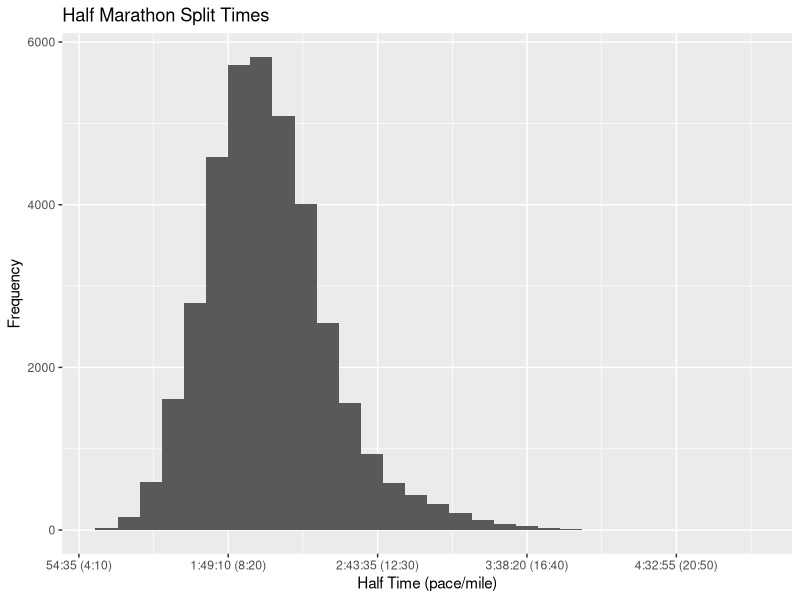
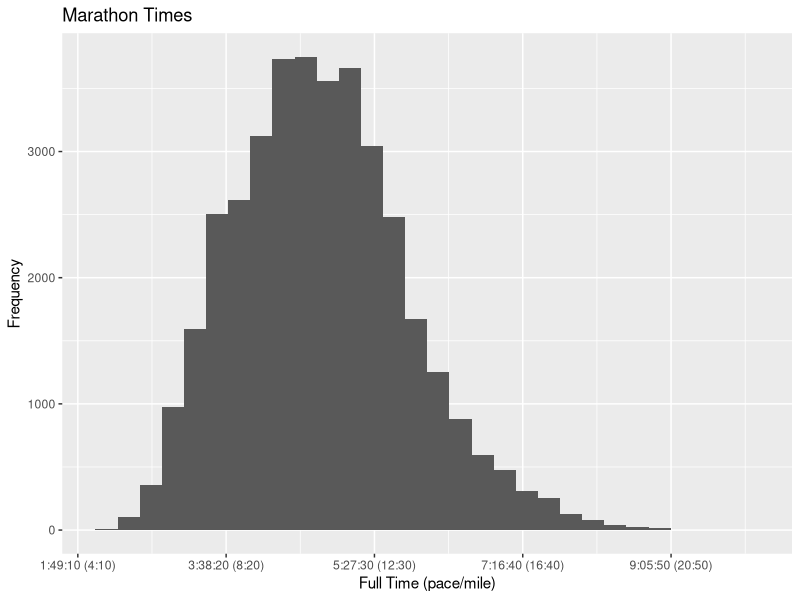
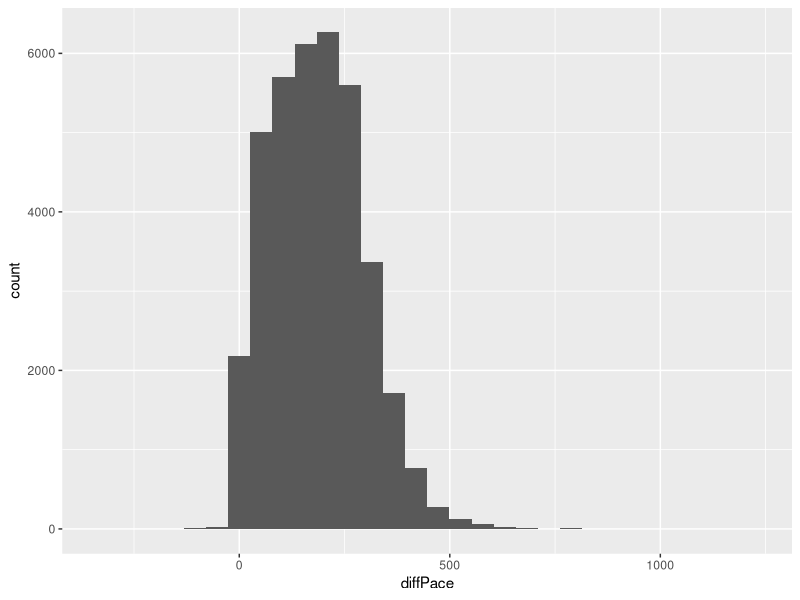
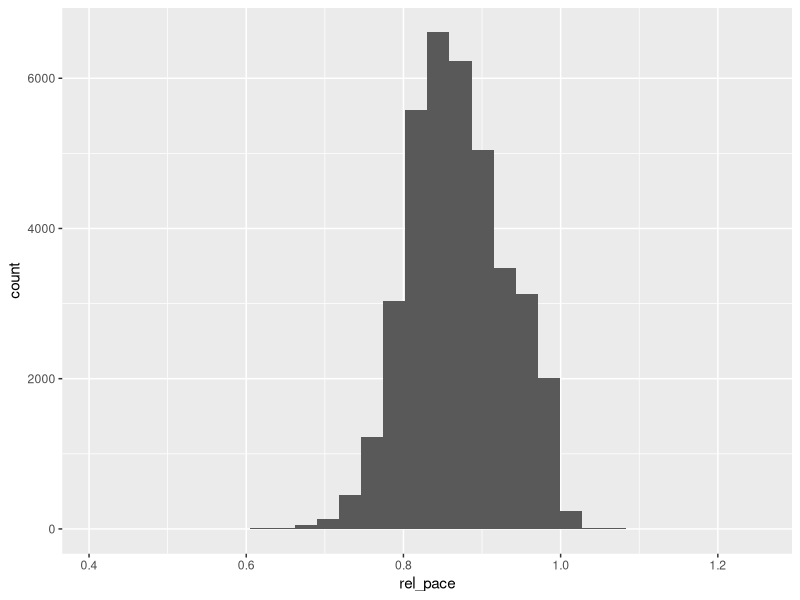

R code for these plots, in order:
## ---- chunk 1
library(tidyverse)
library(lubridate)
library(hms)
## ---- chunk 2
#df <- read_csv("data/marathon-data.csv")
#names(df)[3] <- "firstHalf"
df <- read_tsv("data/marathon_wide.tsv")
head(df)
## ---- chunk 3
secs_per_mile <- function(x, distance){
  secs <- (3600 * hour(x)) + (60 * minute(x)) + second(x)
  secs_per_mile <- secs / distance
  return(secs_per_mile)
}

is_bq <- function(x, gender, age){
  if(gender == "M"){
    if(age <= 35 & x < hms::hms(00, 5, 3)) return(1)
    else if( age > 35 & age <= 39 & x < hms::hms(00, 10, 3)) return(1)
    else if( age > 39 & age <= 44 & x < hms::hms(00, 15, 3)) return(1)
    else if( age > 44 & age <= 49 & x < hms::hms(00, 25, 3)) return(1)
    else if( age > 49 & age <= 54 & x < hms::hms(00, 30, 3)) return(1)
    else if( age > 54 & age <= 59 & x < hms::hms(00, 40, 3)) return(1)
    else if( age > 59 & age <= 64 & x < hms::hms(00, 55, 3)) return(1)
    else if( age > 64 & age <= 69 & x < hms::hms(00, 10, 4)) return(1)
    else if( age > 69 & age <= 74 & x < hms::hms(00, 25, 4)) return(1)
    else if( age > 74 & age <= 79 & x < hms::hms(00, 40, 4)) return(1)
    else if( age > 79 & x < hms::hms(00, 55, 4)) return(1)
    else return(0)
  } else {
    if(age <= 34 & x < hms::hms(00, 35, 3)) return(1)
    else if( age > 34 & age <= 39 & x < hms::hms(00, 40, 3)) return(1)
    else if( age > 39 & age <= 44 & x < hms::hms(00, 45, 3)) return(1)
    else if( age > 44 & age <= 49 & x < hms::hms(00, 55, 3)) return(1)
    else if( age > 49 & age <= 54 & x < hms::hms(00, 00, 4)) return(1)
    else if( age > 54 & age <= 59 & x < hms::hms(00, 10, 4)) return(1)
    else if( age > 59 & age <= 64 & x < hms::hms(00, 25, 4)) return(1)
    else if( age > 64 & age <= 69 & x < hms::hms(00, 40, 4)) return(1)
    else if( age > 69 & age <= 74 & x < hms::hms(00, 55, 4)) return(1)
    else if( age > 74 & age <= 79 & x < hms::hms(00, 10, 5)) return(1)
    else if( age > 79 & x < hms::hms(00, 25, 5)) return(1)
    else return(0)
  }
}

#df <- df %>% mutate(halfPace = secs_per_mile(firstHalf, 13.1),
#                    fullPace = secs_per_mile(final, 26.2),
#                    secondHalf = hms::hms(as.numeric(final - firstHalf)),
#                    secondHalfPace = secs_per_mile(secondHalf, 13.1))
#df <- df %>% 
#  rowwise() %>% 
#  mutate(BQ = is_bq(final, gender, age))

#df['diffPace'] <- df$secondHalfPace - df$halfPace
#df['ID'] <- seq(1, length(df$age))
#write.table(df, file = "data/marathon_wide.tsv", sep = "\t", row.names = FALSE, quote = FALSE)
## ---- chunk 4
df %>% ggplot(aes(x = halfPace)) + geom_histogram() +
  scale_x_continuous(name = "Half Time (pace/mile)", breaks = c(250, 500, 750, 1000, 1250), 
                     labels = c("54:35 (4:10)", "1:49:10 (8:20)", "2:43:35 (12:30)", "3:38:20 (16:40)", "4:32:55 (20:50)")) +
  ylab("Frequency") + ggtitle("Half Marathon Split Times")
## ---- chunk 5
df %>% ggplot(aes(x = fullPace)) + geom_histogram()  +
  scale_x_continuous(name = "Full Time (pace/mile)", breaks = c(250, 500, 750, 1000, 1250), 
                     labels = c("1:49:10 (4:10)", "3:38:20 (8:20)", "5:27:30 (12:30)", "7:16:40 (16:40)", "9:05:50 (20:50)")) +
  ylab("Frequency") + ggtitle("Marathon Times")
## ---- chunk 6
df %>% ggplot(aes(x = diffPace)) + geom_histogram()
## ---- chunk 7
df_tall <- df %>% select(ID, age, gender, BQ, fullPace, halfPace, secondHalfPace) %>%
  gather(segment, pace, halfPace:secondHalfPace)

head(df_tall)
## ---- chunk 8
df_tall['rel_pace'] <- df_tall$pace / df_tall$fullPace
df_tall %>% filter(segment == "halfPace") %>% ggplot(aes(x = rel_pace)) + geom_histogram()
